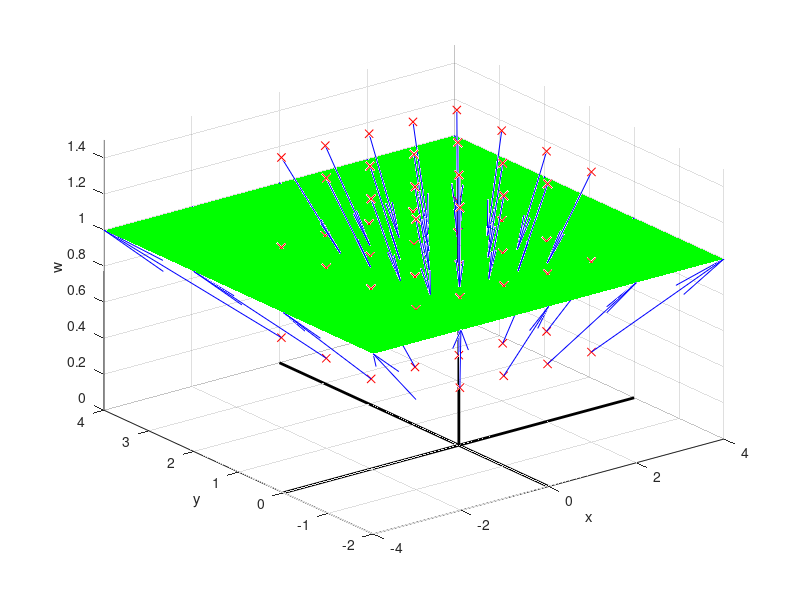

The MATLAB script that drew this image: (Note: this script raises an error after producing the figure.)
function demo_prevod_homog_na_kartezske
% DEMO prezentujici prevod z homogennich souradnic do kartezskych, ve 2D

% (c) 2012, Pavel Rajmic, UTKO FEKT VUT v Brne

%% sit bodu
% definice intervalu
xlow = -2;
xhigh = 2;
xstep = 1;
ylow = -1;
yhigh = 2;
ystep = 1;
wlow = 0.5;
whigh = 1.5;
wstep = 0.5;
%ekvidistantne:
x = xlow:xstep:xhigh;
y = ylow:ystep:yhigh; %-1:1:2; %-2:1:2;
w = wlow:wstep:whigh; %.5:0.5:1.5; %[-2, -1, 1:3]; %-2:1:2;
%nahodne:
% xpocet = 5;
% ypocet = 4;
% wpocet = 3;
% x = xlow + (xhigh-xlow).* rand(1,xpocet);
% y = ylow + (yhigh-ylow).* rand(1,ypocet);
% w = wlow + (whigh-wlow).* rand(1,wpocet);

% generovani site
[X,Y,W] = ndgrid(x,y,w);

%% Pocitani kartezskych z homogennich a vykresleni
Xcart = X ./ W; % po slozkach
Ycart = Y ./ W; % po slozkach
% Wcart = ones(size(W)); %podily nemusim pocitat, jsou to jednicky

f = figure;
% axis tight
% hold on
for cntx = 1:length(x)
    for cnty = 1:length(y)
        for cntw = 1:length(w)
           plot3( X(cntx,cnty,cntw), Y(cntx,cnty,cntw), W(cntx,cnty,cntw), 'rx' )
%             hold on
%             plot3( Xcart(cntx,cnty,cntw), Ycart(cntx,cnty,cntw), Wcart(cntx,cnty,cntw), 'bo' )
            rozdil_vektorX = Xcart(cntx,cnty,cntw)-X(cntx,cnty,cntw);
            rozdil_vektorY = Ycart(cntx,cnty,cntw)-Y(cntx,cnty,cntw);
            rozdil_vektorW = 1-W(cntx,cnty,cntw);
            h = quiver3(X(cntx,cnty,cntw), Y(cntx,cnty,cntw), W(cntx,cnty,cntw), rozdil_vektorX, rozdil_vektorY, rozdil_vektorW, 0);
            set(h,'Color',[0 0 1])
            hold on
        end
    end
end

grid on
% axis equal
axis tight

%% Vykresleni os
% x
xlabel('x')
minx = min(min(min(min(Xcart))),min(x));
maxx = max(max(max(max(Xcart))),max(x));
h = plot3([minx,maxx],[0,0],[0,0],'k');
% h = plot3([x(1),x(end)],[0,0],[0,0],'k');
set(h,'LineWidth',2)
% y
ylabel('y')
miny = min(min(min(min(Ycart))),min(y));
maxy = max(max(max(max(Ycart))),max(y));
h = plot3([0,0],[miny,maxy],[0,0],'k');
set(h,'LineWidth',2)
% w
zlabel('w')
minw = min(w);
maxw = max(w);
h = plot3([0,0],[0,0],[0,maxw],'k');
set(h,'LineWidth',2)
%upraveni rozsahu
set(gca,'ZLim',[0, max(max(w),1)])

%% Vykresleni roviny w=1
[Mx,My] = meshgrid([minx maxx],[miny maxy]);
mesh(Mx, My, ones(2,2), 'FaceColor', 'green', 'EdgeColor', 'none');
if ~isoctave
    alpha(0.2)
end
